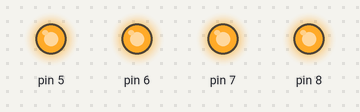
Bench run of a sketch on a simulated Arduino Uno, built with avr-gcc and run on an emulated ATmega328P. On the bench: output pins drawn as LEDs (lit = HIGH).

Above: at 1.0 s.
At 3.0 s:
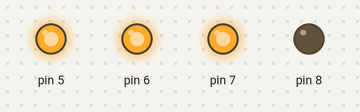
At 5.0 s:
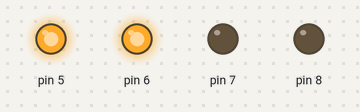
At 11.0 s:
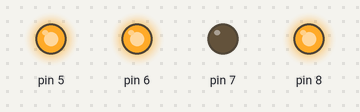
Timing chart, 0 to 18.4 s (numbered marks = the images above):
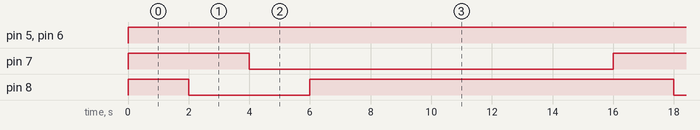

Measured:
- by itself, pin 5, pin 6: LOW → HIGH at 0.00 s
- by itself, pin 7: alternates HIGH for 4.0 s and LOW for 12.0 s
- by itself, pin 8: repeats every 16.0 s: LOW 4.0 s, HIGH 12.0 s

The sketch:

DualMotorTest.ino
```cpp
#include <DualMotor.h> //Inclui a biblioteca DualMotor.h

DualMotor dualmotor; //Instância a DualMotor

void setup()
{
  Serial.begin(9600); //Inicia a Serial com um Baud Rate de 9600bps
    dualmotor.M1parar(); //Para o motor1
    dualmotor.M2parar(); //Para o motor2
}

void loop()
{
 //   case '8'://FRENTE //Caso o caracter for igual a 8, vai pra FRENTE
      dualmotor.M1move(255,1);
      dualmotor.M2move(255,1);
      delay(2000);
//    case '4'://ESQUERDA //Caso o caracter for igual a 4, vira pra ESQUERDA
      dualmotor.M1move(255,0);
      dualmotor.M2move(255,1);
      delay(2000);
//    case '2'://TRÁS //Caso o caracter for igual a 2, vai pra TRAS
      dualmotor.M1move(255,0);
      dualmotor.M2move(255,0);
      delay(2000);
//    case '6'://DIREITA //Caso o caracter for igual a 6, vira pra senEITA
      dualmotor.M1move(255,1);
      dualmotor.M2move(255,0);

    delay(10000); //Delay de 10 seconds
    dualmotor.M1parar(); //Para o motor 1
    dualmotor.M2parar(); //Para o motor 2
}
```
